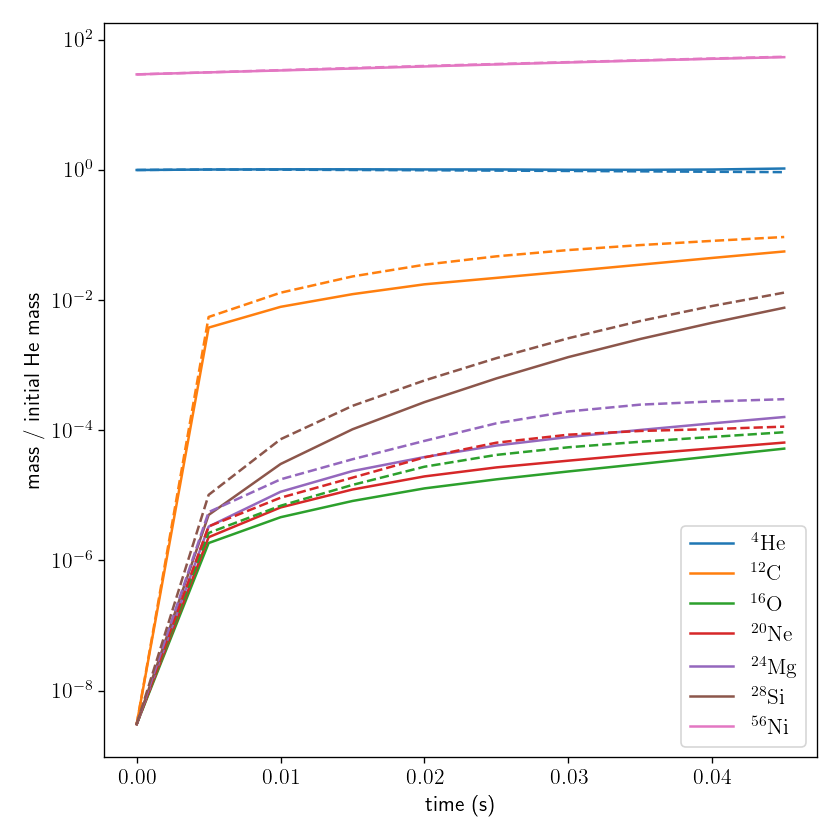

Reproduce this figure in Python.
import numpy as np
import matplotlib.pyplot as plt
import matplotlib as mpl

# Use LaTeX for rendering
mpl.rcParams["text.usetex"] = True
# load the xfrac package
mpl.rcParams["text.latex.preamble"] += r'\newcommand{\isotm}[2]{{}^{#2}\mathrm{#1}}'
mpl.rcParams['mathtext.fontset'] = 'cm'
mpl.rcParams['mathtext.rm'] = 'serif'


fig, ax = plt.subplots()

data = np.loadtxt("species_masses_3d.txt")
total_mass = np.sum(data, axis=1)

print(f"total mass 3d = {total_mass[0]}")
print(f"total He mass 3d = {data[0, 1]}, {data[-1, 1]}")

mass_He0 = data[0, 1]

ax.plot(data[:,0], data[:,1] / mass_He0, label=r"$\isotm{He}{4}$", color="C0")
ax.plot(data[:,0], data[:,2] / mass_He0, label=r"$\isotm{C}{12}$", color="C1")
ax.plot(data[:,0], data[:,3] / mass_He0, label=r"$\isotm{O}{16}$", color="C2")
ax.plot(data[:,0], data[:,4] / mass_He0, label=r"$\isotm{Ne}{20}$", color="C3")
ax.plot(data[:,0], data[:,5] / mass_He0, label=r"$\isotm{Mg}{24}$", color="C4")
ax.plot(data[:,0], data[:,6] / mass_He0, label=r"$\isotm{Si}{28}$", color="C5")
ax.plot(data[:,0], data[:,7] / mass_He0, label=r"$\isotm{Ni}{56}$", color="C6")


data2d = np.loadtxt("species_masses_2d.txt")
mass_He0 = data2d[0, 1]


ax.plot(data2d[:,0], data2d[:,1] / mass_He0, linestyle="--", color="C0")
ax.plot(data2d[:,0], data2d[:,2] / mass_He0, linestyle="--", color="C1")
ax.plot(data2d[:,0], data2d[:,3] / mass_He0, linestyle="--", color="C2")
ax.plot(data2d[:,0], data2d[:,4] / mass_He0, linestyle="--", color="C3")
ax.plot(data2d[:,0], data2d[:,5] / mass_He0, linestyle="--", color="C4")
ax.plot(data2d[:,0], data2d[:,6] / mass_He0, linestyle="--", color="C5")
ax.plot(data2d[:,0], data2d[:,7] / mass_He0, linestyle="--", color="C6")

ax.set_yscale("log")
ax.legend()

ax.set_xlabel("time (s)")
ax.set_ylabel("mass / initial He mass")

fig.set_size_inches(7.0, 7.0)

fig.tight_layout()
fig.savefig("mass_plot.pdf")

